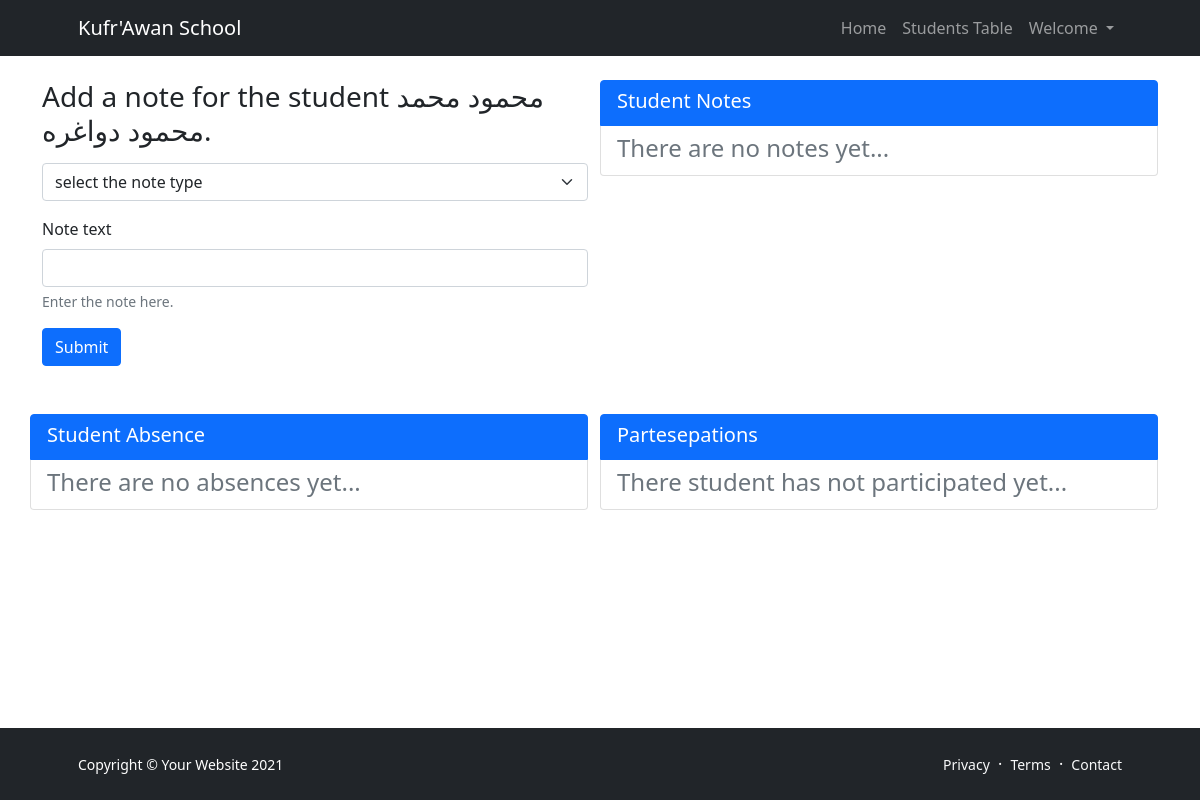
/single_student/97/ (signed in), run on an earlier commit of the app's database.
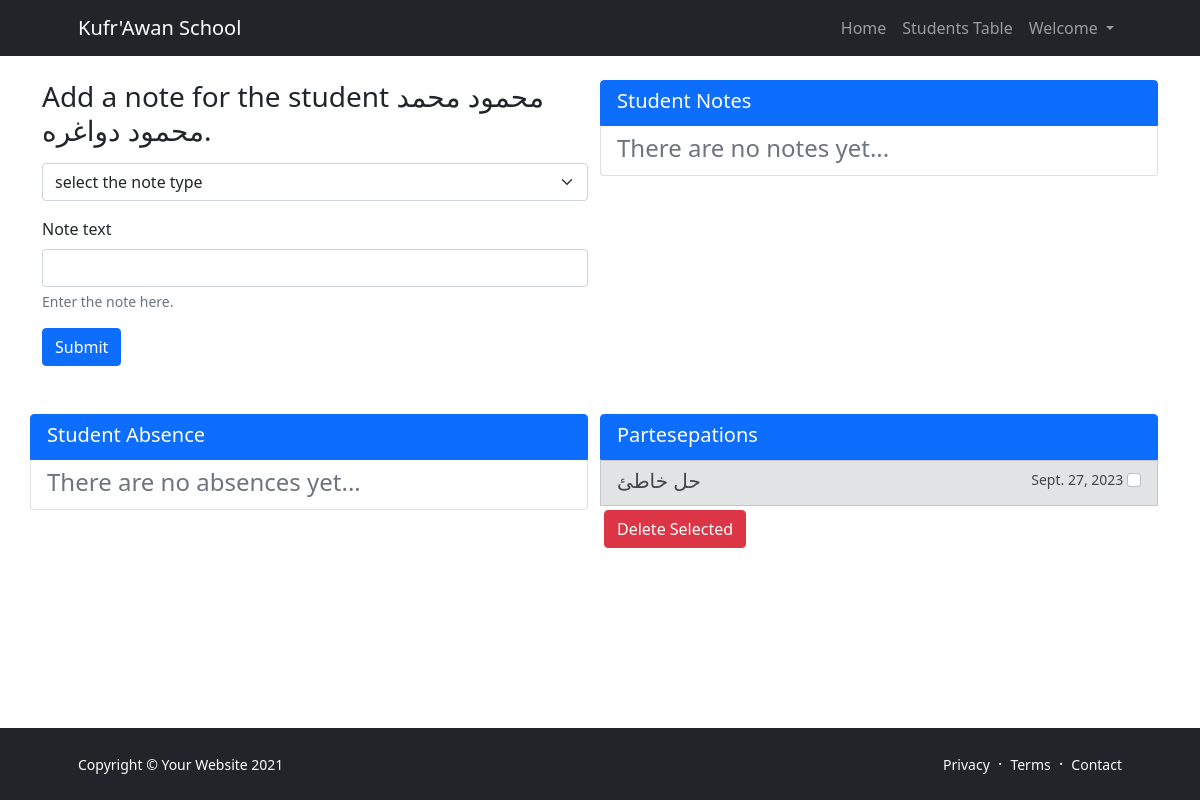
And on a later commit of the database.
### grade/models.py (models this page shows, shortened)
class Participation(models.Model):
    student = models.ForeignKey(Student, null=True, on_delete=models.SET_NULL)
    participation_option = models.ForeignKey(
        ParticipationOption, null=True, on_delete=models.SET_NULL
    )
    subject = models.ForeignKey(
        Subject, null=True, blank=True, on_delete=models.SET_NULL
    )
    note_date = models.DateField(auto_now_add=True)
    visible_to_student = models.BooleanField(default=False)

class ParticipationOption(models.Model):
    note = models.CharField(max_length=255)
    note_type = models.ForeignKey(StudentNoteType, on_delete=models.CASCADE)

### grade/views.py (the view, shortened to what this page needs)
def edit_student_information(request, student_id):
    if not request.user.is_staff:
        return only_staff_message(request)
    student = Student.objects.get(id=student_id)
    participations: QuerySet[Participation] = Participation.objects.select_related(
        "participation_option", "participation_option__note_type"
    ).filter(student=student)
    return render(
        request,
        "student_edit.html",
        {
            "student_id": student_id,
            "student": student,
            "note_types": StudentNoteType.objects.all(),
            "notes": StudentNote.objects.filter(student=student),
            "absences": Absence.objects.filter(student=student),
            "participations": participations,
        },
    )

### grade/models.py (called while the page is built)
    def __str__(self):
        return self.full_name

    def __str__(self):
        return self.note_type

### grade/templates/student_edit.html (shortened to what the changed rows need)
{% extends '__bass.html' %}
{% block contant %}
    <div class="container">
        <div class="row">
            <div class="list-group col col-lg-6 my-4">
                {% if participations %}
                <form method="POST" id="delete_participations" name="participations">
                    {% for participation in participations %}
                        <span
                                class="list-group-item list-group-item-action flex-column align-items-start list-group-item-{{ participation.participation_option.note_type.tag }}">
                            <div class="d-flex w-100 justify-content-between">
                                <h5 class="mb-1">{{ participation.participation_option.note }}</h5>
                                <small>{{ participation.note_date }} <input class="form-check-input note-checkbox"
                                                                   type="checkbox" name="deleted_participations_list"
                                                                   value="{{ participation.id }}" id="p-{{ participation.id }}">
                                </small>
                            </div>
                        </span>
                    {% endfor %}
                        <button type="submit" id="delete3" class="btn btn-danger m-1">
                            Delete Selected</button>
                        </form>
                {% else %}
                    <span
                            class="list-group-item list-group-item-action flex-column align-items-start">
                        <div class="d-flex w-100 justify-content-between">
                            <h4 class="mb-1 text-muted">There student has not participated yet...</h4>
                        </div>
                    </span>
                {% endif %}
            </div>
        </div>
    </div>
{% endblock %}

What changed in the data, as far as the page shows it:
added Participation: participation_option.note "حل خاطئ", note_date "Sept. 27, 2023"
Also different on the page:
text no longer shown: "There student has not participated yet..."
text now shown: "Delete Selected"
